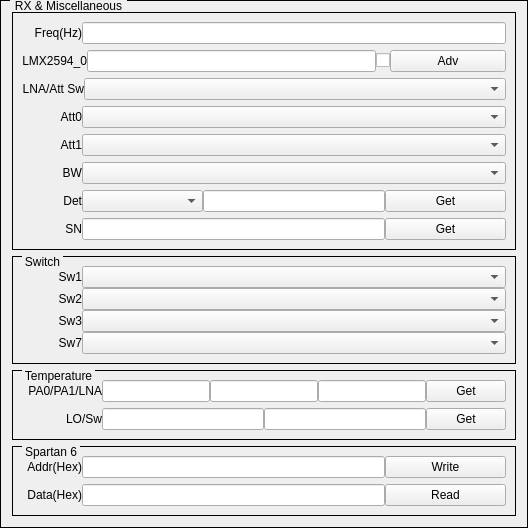
    <widget class="QGroupBox" name="groupBoxSpartan6_">
     <property name="styleSheet">
      <string notr="true">QGroupBox{ border:1px solid black; margin-top:0.5ex; }
QGroupBox::title { subcontrol-origin:margin; subcontrol-position:top left; top:-1px; left:10px; margin-left: 0px; padding:0 1px; }</string>
     </property>
     <property name="title">
      <string>RX &amp;&amp; Miscellaneous</string>
     </property>
     <layout class="QVBoxLayout" name="verticalLayout_6" stretch="7,4,2,2">
      <item>
       <widget class="QGroupBox" name="groupBoxRx">
        <property name="styleSheet">
         <string notr="true">QGroupBox{ border:1px solid black; margin-top:0.5ex; }
QGroupBox::title { subcontrol-origin:margin; subcontrol-position:top left; top:-1px; left:10px; margin-left: 0px; padding:0 1px; }</string>
        </property>
        <property name="title">
         <string/>
        </property>
        <layout class="QVBoxLayout" name="verticalLayout_8">
         <item>
          <layout class="QHBoxLayout" name="horizontalLayoutRx0">
           <property name="spacing">
            <number>0</number>
           </property>
           <item>
            <widget class="QLabel" name="labelRXFreq">
             <property name="sizePolicy">
              <sizepolicy hsizetype="Fixed" vsizetype="Fixed">
               <horstretch>0</horstretch>
               <verstretch>0</verstretch>
              </sizepolicy>
             </property>
             <property name="minimumSize">
              <size>
               <width>60</width>
               <height>16</height>
              </size>
             </property>
             <property name="text">
              <string>Freq(Hz)</string>
             </property>
             <property name="alignment">
              <set>Qt::AlignRight|Qt::AlignTrailing|Qt::AlignVCenter</set>
             </property>
            </widget>
           </item>
           <item>
            <widget class="QFreqScrollLineEdit" name="lineEditRXFreq">
             <property name="sizePolicy">
              <sizepolicy hsizetype="Expanding" vsizetype="Fixed">
               <horstretch>5</horstretch>
               <verstretch>0</verstretch>
              </sizepolicy>
             </property>
            </widget>
           </item>
          </layout>
         </item>
         <item>
          <layout class="QHBoxLayout" name="horizontalLayoutTx5_5">
           <property name="spacing">
            <number>0</number>
           </property>
           <item>
            <widget class="QLabel" name="labelRXLMX2594_0">
             <property name="sizePolicy">
              <sizepolicy hsizetype="Fixed" vsizetype="Fixed">
               <horstretch>0</horstretch>
               <verstretch>0</verstretch>
              </sizepolicy>
             </property>
             <property name="minimumSize">
              <size>
               <width>60</width>
               <height>16</height>
              </size>
             </property>
             <property name="text">
              <string>LMX2594_0</string>
             </property>
             <property name="alignment">
              <set>Qt::AlignRight|Qt::AlignTrailing|Qt::AlignVCenter</set>
             </property>
            </widget>
           </item>
           <item>
            <widget class="QFreqScrollLineEdit" name="lineEditRXLMX2594_0_Freq">
             <property name="sizePolicy">
              <sizepolicy hsizetype="Expanding" vsizetype="Fixed">
               <horstretch>5</horstretch>
               <verstretch>0</verstretch>
              </sizepolicy>
             </property>
            </widget>
           </item>
           <item>
            <widget class="QCheckBox" name="checkBoxTxHMC832_2">
             <property name="text">
              <string/>
             </property>
            </widget>
           </item>
           <item>
            <widget class="QPushButton" name="pushButtonRXLMX2594_0_Adv">
             <property name="sizePolicy">
              <sizepolicy hsizetype="Expanding" vsizetype="Fixed">
               <horstretch>2</horstretch>
               <verstretch>0</verstretch>
              </sizepolicy>
             </property>
             <property name="text">
              <string>Adv</string>
             </property>
            </widget>
           </item>
          </layout>
         </item>
         <item>
          <layout class="QHBoxLayout" name="horizontalLayoutRx1">
           <property name="spacing">
            <number>0</number>
           </property>
           <item>
            <widget class="QLabel" name="labelRXLNAAttSw">
             <property name="sizePolicy">
              <sizepolicy hsizetype="Fixed" vsizetype="Fixed">
               <horstretch>0</horstretch>
               <verstretch>0</verstretch>
              </sizepolicy>
             </property>
             <property name="minimumSize">
              <size>
               <width>60</width>
               <height>16</height>
              </size>
             </property>
             <property name="text">
              <string>LNA/Att Sw</string>
             </property>
             <property name="alignment">
              <set>Qt::AlignRight|Qt::AlignTrailing|Qt::AlignVCenter</set>
             </property>
            </widget>
           </item>
           <item>
            <widget class="QComboBox" name="comboBoxRXLNAAttSw">
             <property name="sizePolicy">
              <sizepolicy hsizetype="Expanding" vsizetype="Fixed">
               <horstretch>5</horstretch>
               <verstretch>0</verstretch>
              </sizepolicy>
             </property>
            </widget>
           </item>
          </layout>
         </item>
         <item>
          <layout class="QHBoxLayout" name="horizontalLayoutRx2">
           <property name="spacing">
            <number>0</number>
           </property>
           <item>
            <widget class="QLabel" name="labelRXAtt0">
             <property name="sizePolicy">
              <sizepolicy hsizetype="Fixed" vsizetype="Fixed">
               <horstretch>0</horstretch>
               <verstretch>0</verstretch>
              </sizepolicy>
             </property>
             <property name="minimumSize">
              <size>
               <width>60</width>
               <height>16</height>
              </size>
             </property>
             <property name="text">
              <string>Att0</string>
             </property>
             <property name="alignment">
              <set>Qt::AlignRight|Qt::AlignTrailing|Qt::AlignVCenter</set>
             </property>
            </widget>
           </item>
           <item>
            <widget class="QComboBox" name="comboBoxRXAtt0">
             <property name="sizePolicy">
              <sizepolicy hsizetype="Expanding" vsizetype="Fixed">
               <horstretch>5</horstretch>
               <verstretch>0</verstretch>
              </sizepolicy>
             </property>
            </widget>
           </item>
          </layout>
         </item>
         <item>
          <layout class="QHBoxLayout" name="horizontalLayoutRx3">
           <property name="spacing">
            <number>0</number>
           </property>
           <item>
            <widget class="QLabel" name="labelRXAtt1">
             <property name="sizePolicy">
              <sizepolicy hsizetype="Fixed" vsizetype="Fixed">
               <horstretch>0</horstretch>
               <verstretch>0</verstretch>
              </sizepolicy>
             </property>
             <property name="minimumSize">
              <size>
               <width>60</width>
               <height>16</height>
              </size>
             </property>
             <property name="text">
              <string>Att1</string>
             </property>
             <property name="alignment">
              <set>Qt::AlignRight|Qt::AlignTrailing|Qt::AlignVCenter</set>
             </property>
            </widget>
           </item>
           <item>
            <widget class="QComboBox" name="comboBoxRXAtt1">
             <property name="sizePolicy">
              <sizepolicy hsizetype="Expanding" vsizetype="Fixed">
               <horstretch>5</horstretch>
               <verstretch>0</verstretch>
              </sizepolicy>
             </property>
            </widget>
           </item>
          </layout>
         </item>
         <item>
          <layout class="QHBoxLayout" name="horizontalLayoutRx4">
           <property name="spacing">
            <number>0</number>
           </property>
           <item>
            <widget class="QLabel" name="labelBWSw">
             <property name="sizePolicy">
              <sizepolicy hsizetype="Fixed" vsizetype="Fixed">
               <horstretch>0</horstretch>
               <verstretch>0</verstretch>
              </sizepolicy>
             </property>
             <property name="minimumSize">
              <size>
               <width>60</width>
               <height>16</height>
              </size>
             </property>
             <property name="text">
              <string>BW</string>
             </property>
             <property name="alignment">
              <set>Qt::AlignRight|Qt::AlignTrailing|Qt::AlignVCenter</set>
             </property>
            </widget>
           </item>
           <item>
            <widget class="QComboBox" name="comboBoxBWSw">
             <property name="sizePolicy">
              <sizepolicy hsizetype="Expanding" vsizetype="Fixed">
               <horstretch>5</horstretch>
               <verstretch>0</verstretch>
              </sizepolicy>
             </property>
            </widget>
           </item>
          </layout>
         </item>
         <item>
          <layout class="QHBoxLayout" name="horizontalLayoutRx8_2">
           <property name="spacing">
            <number>0</number>
           </property>
           <item>
            <widget class="QLabel" name="labelDet">
             <property name="sizePolicy">
              <sizepolicy hsizetype="Fixed" vsizetype="Fixed">
               <horstretch>0</horstretch>
               <verstretch>0</verstretch>
              </sizepolicy>
             </property>
             <property name="minimumSize">
              <size>
               <width>60</width>
               <height>16</height>
              </size>
             </property>
             <property name="text">
              <string>Det</string>
             </property>
             <property name="alignment">
              <set>Qt::AlignRight|Qt::AlignTrailing|Qt::AlignVCenter</set>
             </property>
            </widget>
           </item>
           <item>
            <widget class="QComboBox" name="comboBoxDet">
             <property name="sizePolicy">
              <sizepolicy hsizetype="Expanding" vsizetype="Fixed">
               <horstretch>2</horstretch>
               <verstretch>0</verstretch>
              </sizepolicy>
             </property>
            </widget>
           </item>
           <item>
            <widget class="QLineEdit" name="lineEditDet">
             <property name="sizePolicy">
              <sizepolicy hsizetype="Expanding" vsizetype="Fixed">
               <horstretch>3</horstretch>
               <verstretch>0</verstretch>
              </sizepolicy>
             </property>
             <property name="readOnly">
              <bool>true</bool>
             </property>
            </widget>
           </item>
           <item>
            <widget class="QPushButton" name="pushButtonGetDet">
             <property name="sizePolicy">
              <sizepolicy hsizetype="Expanding" vsizetype="Fixed">
               <horstretch>2</horstretch>
               <verstretch>0</verstretch>
              </sizepolicy>
             </property>
             <property name="text">
              <string>Get</string>
             </property>
            </widget>
           </item>
          </layout>
         </item>
         <item>
          <layout class="QHBoxLayout" name="horizontalLayoutRx8">
           <property name="spacing">
            <number>0</number>
           </property>
           <item>
            <widget class="QLabel" name="labelSN">
             <property name="sizePolicy">
              <sizepolicy hsizetype="Fixed" vsizetype="Fixed">
               <horstretch>0</horstretch>
               <verstretch>0</verstretch>
              </sizepolicy>
             </property>
             <property name="minimumSize">
              <size>
               <width>60</width>
               <height>16</height>
              </size>
             </property>
             <property name="text">
              <string>SN</string>
             </property>
             <property name="alignment">
              <set>Qt::AlignRight|Qt::AlignTrailing|Qt::AlignVCenter</set>
             </property>
            </widget>
           </item>
           <item>
            <widget class="QLineEdit" name="lineEditSN">
             <property name="sizePolicy">
              <sizepolicy hsizetype="Expanding" vsizetype="Fixed">
               <horstretch>5</horstretch>
               <verstretch>0</verstretch>
              </sizepolicy>
             </property>
             <property name="readOnly">
              <bool>true</bool>
             </property>
            </widget>
           </item>
           <item>
            <widget class="QPushButton" name="pushButtonGetSN">
             <property name="sizePolicy">
              <sizepolicy hsizetype="Expanding" vsizetype="Fixed">
               <horstretch>2</horstretch>
               <verstretch>0</verstretch>
              </sizepolicy>
             </property>
             <property name="text">
              <string>Get</string>
             </property>
            </widget>
           </item>
          </layout>
         </item>
        </layout>
       </widget>
      </item>
      <item>
       <widget class="QGroupBox" name="groupBoxRX_Switch">
        <property name="styleSheet">
         <string notr="true">QGroupBox{ border:1px solid black; margin-top:0.5ex; }
QGroupBox::title { subcontrol-origin:margin; subcontrol-position:top left; top:-1px; left:10px; margin-left: 0px; padding:0 1px; }</string>
        </property>
        <property name="title">
         <string>Switch</string>
        </property>
        <layout class="QVBoxLayout" name="verticalLayout_9">
         <property name="spacing">
          <number>0</number>
         </property>
         <item>
          <layout class="QHBoxLayout" name="horizontalLayoutTx4_11">
           <property name="spacing">
            <number>0</number>
           </property>
           <item>
            <widget class="QLabel" name="labelRXSw1">
             <property name="sizePolicy">
              <sizepolicy hsizetype="Fixed" vsizetype="Fixed">
               <horstretch>0</horstretch>
               <verstretch>0</verstretch>
              </sizepolicy>
             </property>
             <property name="minimumSize">
              <size>
               <width>60</width>
               <height>16</height>
              </size>
             </property>
             <property name="text">
              <string>Sw1</string>
             </property>
             <property name="alignment">
              <set>Qt::AlignRight|Qt::AlignTrailing|Qt::AlignVCenter</set>
             </property>
            </widget>
           </item>
           <item>
            <widget class="QComboBox" name="comboBoxRXSw1">
             <property name="sizePolicy">
              <sizepolicy hsizetype="Expanding" vsizetype="Fixed">
               <horstretch>5</horstretch>
               <verstretch>0</verstretch>
              </sizepolicy>
             </property>
            </widget>
           </item>
          </layout>
         </item>
         <item>
          <layout class="QHBoxLayout" name="horizontalLayoutTx4_12">
           <property name="spacing">
            <number>0</number>
           </property>
           <item>
            <widget class="QLabel" name="labelRXSw2">
             <property name="sizePolicy">
              <sizepolicy hsizetype="Fixed" vsizetype="Fixed">
               <horstretch>0</horstretch>
               <verstretch>0</verstretch>
              </sizepolicy>
             </property>
             <property name="minimumSize">
              <size>
               <width>60</width>
               <height>16</height>
              </size>
             </property>
             <property name="text">
              <string>Sw2</string>
             </property>
             <property name="alignment">
              <set>Qt::AlignRight|Qt::AlignTrailing|Qt::AlignVCenter</set>
             </property>
            </widget>
           </item>
           <item>
            <widget class="QComboBox" name="comboBoxRXSw2">
             <property name="sizePolicy">
              <sizepolicy hsizetype="Expanding" vsizetype="Fixed">
               <horstretch>5</horstretch>
               <verstretch>0</verstretch>
              </sizepolicy>
             </property>
            </widget>
           </item>
          </layout>
         </item>
         <item>
          <layout class="QHBoxLayout" name="horizontalLayoutTx4_14">
           <property name="spacing">
            <number>0</number>
           </property>
           <item>
            <widget class="QLabel" name="labelRXSw3">
             <property name="sizePolicy">
              <sizepolicy hsizetype="Fixed" vsizetype="Fixed">
               <horstretch>0</horstretch>
               <verstretch>0</verstretch>
              </sizepolicy>
             </property>
             <property name="minimumSize">
              <size>
               <width>60</width>
               <height>16</height>
              </size>
             </property>
             <property name="text">
              <string>Sw3</string>
             </property>
             <property name="alignment">
              <set>Qt::AlignRight|Qt::AlignTrailing|Qt::AlignVCenter</set>
             </property>
            </widget>
           </item>
           <item>
            <widget class="QComboBox" name="comboBoxRXSw3">
             <property name="sizePolicy">
              <sizepolicy hsizetype="Expanding" vsizetype="Fixed">
               <horstretch>5</horstretch>
               <verstretch>0</verstretch>
              </sizepolicy>
             </property>
            </widget>
           </item>
          </layout>
         </item>
         <item>
          <layout class="QHBoxLayout" name="horizontalLayoutTx4_15">
           <property name="spacing">
            <number>0</number>
           </property>
           <item>
            <widget class="QLabel" name="labelRXSw7">
             <property name="sizePolicy">
              <sizepolicy hsizetype="Fixed" vsizetype="Fixed">
               <horstretch>0</horstretch>
               <verstretch>0</verstretch>
              </sizepolicy>
             </property>
             <property name="minimumSize">
              <size>
               <width>60</width>
               <height>16</height>
              </size>
             </property>
             <property name="text">
              <string>Sw7</string>
             </property>
             <property name="alignment">
              <set>Qt::AlignRight|Qt::AlignTrailing|Qt::AlignVCenter</set>
             </property>
            </widget>
           </item>
           <item>
            <widget class="QComboBox" name="comboBoxRXSw7">
             <property name="sizePolicy">
              <sizepolicy hsizetype="Expanding" vsizetype="Fixed">
               <horstretch>5</horstretch>
               <verstretch>0</verstretch>
              </sizepolicy>
             </property>
            </widget>
           </item>
          </layout>
         </item>
        </layout>
       </widget>
      </item>
      <item>
       <widget class="QGroupBox" name="groupBoxTemp">
        <property name="styleSheet">
         <string notr="true">QGroupBox{ border:1px solid black; margin-top:0.5ex; }
QGroupBox::title { subcontrol-origin:margin; subcontrol-position:top left; top:-1px; left:10px; margin-left: 0px; padding:0 1px; }</string>
        </property>
        <property name="title">
         <string>Temperature</string>
        </property>
        <layout class="QVBoxLayout" name="verticalLayout">
         <item>
          <layout class="QHBoxLayout" name="horizontalLayoutRx6_4">
           <property name="spacing">
            <number>0</number>
           </property>
           <item>
            <widget class="QLabel" name="labelTempPA0">
             <property name="sizePolicy">
              <sizepolicy hsizetype="Fixed" vsizetype="Fixed">
               <horstretch>0</horstretch>
               <verstretch>0</verstretch>
              </sizepolicy>
             </property>
             <property name="minimumSize">
              <size>
               <width>80</width>
               <height>16</height>
              </size>
             </property>
             <property name="text">
              <string>PA0/PA1/LNA</string>
             </property>
             <property name="alignment">
              <set>Qt::AlignRight|Qt::AlignTrailing|Qt::AlignVCenter</set>
             </property>
            </widget>
           </item>
           <item>
            <widget class="QLineEdit" name="lineEditTempPA0">
             <property name="sizePolicy">
              <sizepolicy hsizetype="Expanding" vsizetype="Fixed">
               <horstretch>5</horstretch>
               <verstretch>0</verstretch>
              </sizepolicy>
             </property>
             <property name="readOnly">
              <bool>true</bool>
             </property>
            </widget>
           </item>
           <item>
            <widget class="QLineEdit" name="lineEditTempPA1">
             <property name="sizePolicy">
              <sizepolicy hsizetype="Expanding" vsizetype="Fixed">
               <horstretch>5</horstretch>
               <verstretch>0</verstretch>
              </sizepolicy>
             </property>
             <property name="readOnly">
              <bool>true</bool>
             </property>
            </widget>
           </item>
           <item>
            <widget class="QLineEdit" name="lineEditTempLNA">
             <property name="sizePolicy">
              <sizepolicy hsizetype="Expanding" vsizetype="Fixed">
               <horstretch>5</horstretch>
               <verstretch>0</verstretch>
              </sizepolicy>
             </property>
             <property name="readOnly">
              <bool>true</bool>
             </property>
            </widget>
           </item>
           <item>
            <widget class="QPushButton" name="pushButtonGetTemp0">
             <property name="sizePolicy">
              <sizepolicy hsizetype="Fixed" vsizetype="Fixed">
               <horstretch>2</horstretch>
               <verstretch>0</verstretch>
              </sizepolicy>
             </property>
             <property name="text">
              <string>Get</string>
             </property>
            </widget>
           </item>
          </layout>
         </item>
         <item>
          <layout class="QHBoxLayout" name="horizontalLayoutRx6">
           <property name="spacing">
            <number>0</number>
           </property>
           <item>
            <widget class="QLabel" name="labelTempLO">
             <property name="sizePolicy">
              <sizepolicy hsizetype="Fixed" vsizetype="Fixed">
               <horstretch>0</horstretch>
               <verstretch>0</verstretch>
              </sizepolicy>
             </property>
             <property name="minimumSize">
              <size>
               <width>80</width>
               <height>16</height>
              </size>
             </property>
             <property name="text">
              <string>LO/Sw</string>
             </property>
             <property name="alignment">
              <set>Qt::AlignRight|Qt::AlignTrailing|Qt::AlignVCenter</set>
             </property>
            </widget>
           </item>
           <item>
            <widget class="QLineEdit" name="lineEditTempLO">
             <property name="sizePolicy">
              <sizepolicy hsizetype="Expanding" vsizetype="Fixed">
               <horstretch>5</horstretch>
               <verstretch>0</verstretch>
              </sizepolicy>
             </property>
             <property name="readOnly">
              <bool>true</bool>
             </property>
            </widget>
           </item>
           <item>
            <widget class="QLineEdit" name="lineEditTempSw">
             <property name="sizePolicy">
              <sizepolicy hsizetype="Expanding" vsizetype="Fixed">
               <horstretch>5</horstretch>
               <verstretch>0</verstretch>
              </sizepolicy>
             </property>
             <property name="readOnly">
              <bool>true</bool>
             </property>
            </widget>
           </item>
           <item>
            <widget class="QPushButton" name="pushButtonGetTemp1">
             <property name="sizePolicy">
              <sizepolicy hsizetype="Fixed" vsizetype="Fixed">
               <horstretch>2</horstretch>
               <verstretch>0</verstretch>
              </sizepolicy>
             </property>
             <property name="text">
              <string>Get</string>
             </property>
            </widget>
           </item>
          </layout>
         </item>
        </layout>
       </widget>
      </item>
      <item>
       <widget class="QGroupBox" name="groupBoxSpartan6">
        <property name="styleSheet">
         <string notr="true">QGroupBox{ border:1px solid black; margin-top:0.5ex; }
QGroupBox::title { subcontrol-origin:margin; subcontrol-position:top left; top:-1px; left:10px; margin-left: 0px; padding:0 1px; }</string>
        </property>
        <property name="title">
         <string>Spartan 6</string>
        </property>
        <layout class="QVBoxLayout" name="verticalLayout_2">
         <item>
          <layout class="QHBoxLayout" name="horizontalLayoutRx6_5">
           <property name="spacing">
            <number>0</number>
           </property>
           <item>
            <widget class="QLabel" name="labelS6_Addr">
             <property name="sizePolicy">
              <sizepolicy hsizetype="Fixed" vsizetype="Fixed">
               <horstretch>0</horstretch>
               <verstretch>0</verstretch>
              </sizepolicy>
             </property>
             <property name="minimumSize">
              <size>
               <width>60</width>
               <height>16</height>
              </size>
             </property>
             <property name="text">
              <string>Addr(Hex)</string>
             </property>
             <property name="alignment">
              <set>Qt::AlignRight|Qt::AlignTrailing|Qt::AlignVCenter</set>
             </property>
            </widget>
           </item>
           <item>
            <widget class="QLineEdit" name="lineEditS6_Addr">
             <property name="sizePolicy">
              <sizepolicy hsizetype="Expanding" vsizetype="Fixed">
               <horstretch>5</horstretch>
               <verstretch>0</verstretch>
              </sizepolicy>
             </property>
            </widget>
           </item>
           <item>
            <widget class="QPushButton" name="pushButtonS6_Write">
             <property name="sizePolicy">
              <sizepolicy hsizetype="Expanding" vsizetype="Fixed">
               <horstretch>2</horstretch>
               <verstretch>0</verstretch>
              </sizepolicy>
             </property>
             <property name="text">
              <string>Write</string>
             </property>
            </widget>
           </item>
          </layout>
         </item>
         <item>
          <layout class="QHBoxLayout" name="horizontalLayoutRx6_2">
           <property name="spacing">
            <number>0</number>
           </property>
           <item>
            <widget class="QLabel" name="labelS6_Data">
             <property name="sizePolicy">
              <sizepolicy hsizetype="Fixed" vsizetype="Fixed">
               <horstretch>0</horstretch>
               <verstretch>0</verstretch>
              </sizepolicy>
             </property>
             <property name="minimumSize">
              <size>
               <width>60</width>
               <height>16</height>
              </size>
             </property>
             <property name="text">
              <string>Data(Hex)</string>
             </property>
             <property name="alignment">
              <set>Qt::AlignRight|Qt::AlignTrailing|Qt::AlignVCenter</set>
             </property>
            </widget>
           </item>
           <item>
            <widget class="QLineEdit" name="lineEditS6_Data">
             <property name="sizePolicy">
              <sizepolicy hsizetype="Expanding" vsizetype="Fixed">
               <horstretch>5</horstretch>
               <verstretch>0</verstretch>
              </sizepolicy>
             </property>
            </widget>
           </item>
           <item>
            <widget class="QPushButton" name="pushButtonS6_Read">
             <property name="sizePolicy">
              <sizepolicy hsizetype="Expanding" vsizetype="Fixed">
               <horstretch>2</horstretch>
               <verstretch>0</verstretch>
              </sizepolicy>
             </property>
             <property name="text">
              <string>Read</string>
             </property>
            </widget>
           </item>
          </layout>
         </item>
        </layout>
       </widget>
      </item>
     </layout>
    </widget>
